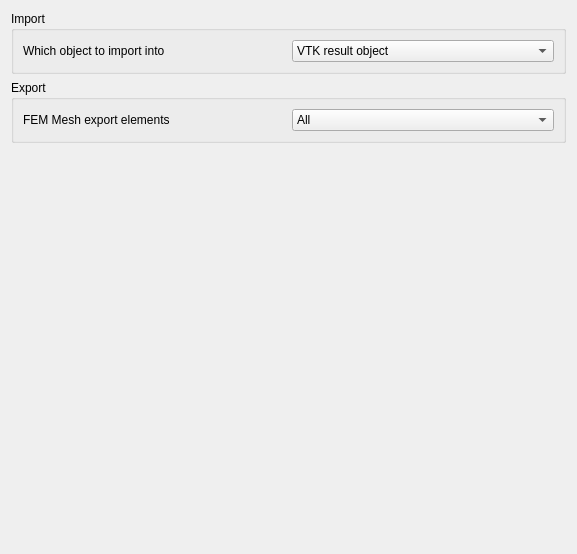
<?xml version="1.0" encoding="UTF-8"?>
<ui version="4.0">
 <class>FemGui::DlgSettingsFemInOutVtk</class>
 <widget class="QWidget" name="FemGui::DlgSettingsFemInOutVtk">
  <property name="geometry">
   <rect>
    <x>0</x>
    <y>0</y>
    <width>577</width>
    <height>554</height>
   </rect>
  </property>
  <property name="windowTitle">
   <string>VTK</string>
  </property>
  <property name="toolTip">
   <string/>
  </property>
  <layout class="QVBoxLayout" name="gdl_import">
   <item>
    <widget class="QGroupBox" name="gpb_import">
     <property name="title">
      <string>Import</string>
     </property>
     <layout class="QGridLayout" name="girdLayout">
      <item row="0" column="0">
       <widget class="QLabel" name="label1">
        <property name="text">
         <string>Which object to import into</string>
        </property>
       </widget>
      </item>
      <item row="0" column="1">
       <widget class="Gui::PrefComboBox" name="cb_import_vtk">
        <property name="toolTip">
         <string>VTK result object: A FreeCAD FEM VTK result object will be imported
(equals to the object which was exported).

FEM mesh object: The results in the VTK file will be omitted, only the
mesh data will be imported and a FreeCAD FEM mesh object will be created.

FreeCAD result object: The imported data will be converted into a
FreeCAD FEM Result object. Note: this setting needs the exact result
component names and thus it only works properly with VTK files
exported from FreeCAD.</string>
        </property>
        <property name="statusTip">
         <string/>
        </property>
        <property name="whatsThis">
         <string>Choose in which object to import into</string>
        </property>
        <property name="currentIndex">
         <number>0</number>
        </property>
        <property name="prefEntry" stdset="0">
         <cstring>ImportObject</cstring>
        </property>
        <property name="prefPath" stdset="0">
         <cstring>Mod/Fem/InOutVtk</cstring>
        </property>
        <item>
         <property name="text">
          <string>VTK result object</string>
         </property>
        </item>
        <item>
         <property name="text">
          <string>FEM mesh object</string>
         </property>
        </item>
        <item>
         <property name="text">
          <string>FreeCAD result object</string>
         </property>
        </item>
       </widget>
      </item>
     </layout>
    </widget>
   </item>
   <item>
    <widget class="QGroupBox" name="gpb_export">
     <property name="maximumSize">
      <size>
       <width>16777215</width>
       <height>16777215</height>
      </size>
     </property>
     <property name="title">
      <string>Export</string>
     </property>
     <layout class="QGridLayout" name="gdl_export">
      <item row="0" column="0">
       <widget class="QLabel" name="lbl_fem_mesh">
        <property name="text">
         <string>FEM Mesh export elements</string>
        </property>
       </widget>
      </item>
      <item row="0" column="1">
       <widget class="Gui::PrefComboBox" name="cb_export_fem_mesh">
        <property name="toolTip">
         <string>Chose which elements export</string>
        </property>
        <property name="currentIndex">
         <number>0</number>
        </property>
        <property name="prefEntry" stdset="0">
         <cstring>ExportFemMesh</cstring>
        </property>
        <property name="prefPath" stdset="0">
         <cstring>Mod/Fem/InOutVtk</cstring>
        </property>
        <item>
         <property name="text">
          <string>All</string>
         </property>
        </item>
        <item>
         <property name="text">
          <string>Higher dimension</string>
         </property>
        </item>
       </widget>
      </item>
     </layout>
    </widget>
   </item>
   <item>
    <spacer name="verticalSpacer">
     <property name="orientation">
      <enum>Qt::Vertical</enum>
     </property>
     <property name="sizeType">
      <enum>QSizePolicy::MinimumExpanding</enum>
     </property>
     <property name="sizeHint" stdset="0">
      <size>
       <width>20</width>
       <height>20</height>
      </size>
     </property>
    </spacer>
   </item>
  </layout>
 </widget>
 <customwidgets>
  <customwidget>
   <class>Gui::PrefComboBox</class>
   <extends>QComboBox</extends>
   <header>Gui/PrefWidgets.h</header>
  </customwidget>
 </customwidgets>
 <resources/>
 <connections/>
</ui>
